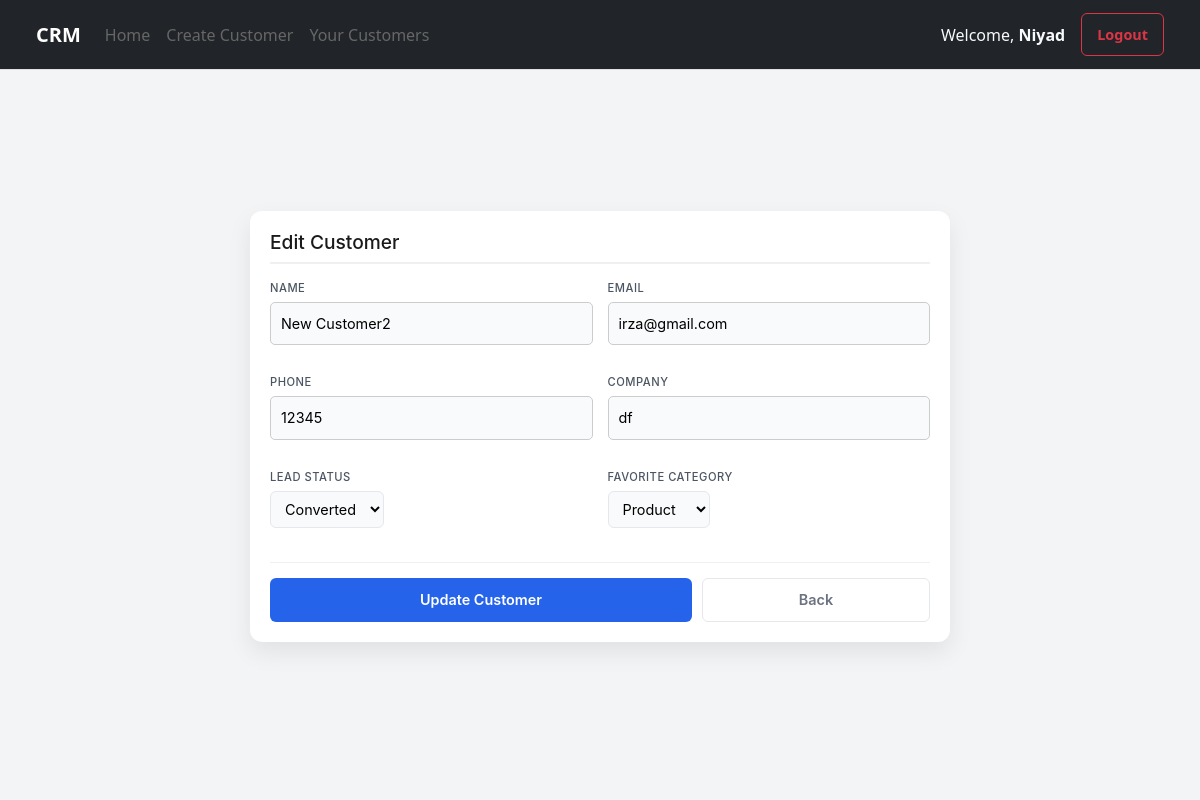
The app's page /edit-customer/3/ (signed in) with its own data.
### crm/models.py (models this page shows, shortened)
class Customer(models.Model):
    name =  models.CharField(max_length=100)
    email = models.EmailField(unique=True)
    phone = models.IntegerField()
    company = models.CharField(max_length=100, blank=True)
    lead_status = models.CharField(max_length=20, choices=LEAD_STATUS, default='new')
    favorite_category = models.CharField(max_length=50,choices=CATEGORY_CHOICES)
    assigned_user = models.ForeignKey(User, on_delete=models.CASCADE, related_name='customers',blank=True,null=True)
    created_at = models.DateTimeField(auto_now_add=True)

### crm/views.py (the view, shortened to what this page needs)
# urls.py: path('edit-customer/<id>/',edit_customer,name="edit-customer"),
def edit_customer(request,id):
    data = get_object_or_404(Customer,id=id)
    form = CustomerForm(instance=data)
    if not request.user.is_active:
        return redirect('login')
    if not request.user.is_superuser:
        if 'assigned_user' in form.fields:
            del form.fields['assigned_user']
    return render(request,'edit_customer.html',{'form':form})

### crm/forms.py
class CustomerForm(ModelForm):
    class Meta:
        model = Customer
        fields = ['name','email','phone','company','lead_status','favorite_category','assigned_user']

### templates/edit_customer.html (shortened to what this page needs)
{% extends 'base.html' %}
{% block navbar %}
    {% include 'navbar.html' %}
{% endblock navbar %}
{% block content %}
    <div class="crm-wrapper">
        <div class="crm-form-container">
            <h2>Edit Customer</h2>
            <form method="POST">
                <div class="crm-grid">
                    {% for field in form %}
                        <div class="form-group">
                            <label>{{ field.label }}</label>
                            {{ field }}
                        </div>
                    {% endfor %}
                </div>
                <div class="form-actions">
                    <button type="submit" class="btn btn-primary btn-save">Update Customer</button>
                    <a href="{% url 'customer-list' %}" class="btn btn-cancel btn-outline-danger">Back</a>
                </div>
            </form>
        </div>
    </div>
{% endblock content %}

### templates/navbar.html (shortened to what this page needs)
{% block navbar %}
<nav class="navbar navbar-expand-lg navbar-dark bg-dark px-4">
    <div class="container-fluid">
        <a class="navbar-brand fw-bold" href="/">CRM</a>
        <div class="collapse navbar-collapse" id="navbarNav">
            <ul class="navbar-nav me-auto mb-2 mb-lg-0">
                <li class="nav-item"><a class="nav-link" href="/">Home</a></li>
                {% if user.is_active %}
                    <li class="nav-item"><a class="nav-link" href="{% url 'create-customer' %}">Create Customer</a></li>
                    <li class="nav-item">
                        <a class="nav-link" href="{% url 'customer-list' %}">
                            {% if user.is_superuser %}All Customers{% else %}Your Customers{% endif %}
                        </a>
                    </li>
                {% endif %}
            </ul>
            <div class="d-flex align-items-center">
                {% if user.is_authenticated %}
                    <span class="navbar-text me-3 text-light">
                        Welcome, <strong>{{ user.username }}</strong>
                    </span>
                    <form action="{% url 'logout' %}" method="post" class="m-0">
                        <button type="submit" class="btn btn-outline-danger btn-sm">Logout</button>
                    </form>
                {% else %}
                    <a href="{% url 'login' %}" class="btn btn-primary btn-sm">Login</a>
                {% endif %}
            </div>
        </div>
    </div>
</nav>
{% endblock navbar %}

### static/css/login.css (style rules this page uses)
.form-group { margin-bottom: 1rem; }
.form-group label { display: block; margin-bottom: 5px; font-weight: 500; }
.form-group input { width: 100%; padding: 10px; border: 1px solid #ccc; border-radius: 5px; box-sizing: border-box; }
.form-group { margin-bottom: 1.2rem; }

### static/css/navbar.css (style rules this page uses)
.navbar { background-color: #ffffff; border-bottom: 1px solid #e0e0e0; padding: 0.8rem 2rem; position: sticky; top: 0; z-index: 1000; }
.nav-link { text-decoration: none; color: #666; font-weight: 500; transition: color 0.3s; }

### static/css/requests.css (style rules this page uses)
body { background-color: #f3f4f6; }

### static/css/create_customer.css (style rules this page uses)
.crm-wrapper { display: flex; align-items: center; justify-content: center; height: 89vh; background-color: #f3f4f6; overflow: hidden; }
.crm-form-container { width: 95%; max-width: 700px; padding: 1.25rem; background: #ffffff; border-radius: 12px; box-shadow: 0 10px 25px rgba(0, 0, 0, 0.08); font-family: 'Inter', system-ui, -apple-system, sans-serif; }
.crm-form-container h2 { margin-top: 0; margin-bottom: 1rem; color: #1a1a1a; font-size: 1.2rem; border-bottom: 2px solid #f0f0f0; padding-bottom: 0.5rem; }
.crm-grid { display: grid; grid-template-columns: 1fr 1fr; gap: 10px 15px; }
label { font-size: 0.7rem; font-weight: 700; color: #4b5563; margin-bottom: 3px; text-transform: uppercase; letter-spacing: 0.5px; }
input, select { padding: 8px 10px; border: 1px solid #e5e7eb; border-radius: 6px; font-size: 0.9rem; background-color: #f9fafb; }
.form-actions { margin-top: 15px; display: flex; gap: 10px; border-top: 1px solid #f0f0f0; padding-top: 15px; }
.btn { padding: 10px 15px; font-size: 0.9rem; border-radius: 6px; font-weight: 600; cursor: pointer; }
.btn-save { background: #2563eb; color: white; border: none; flex: 2; }
.btn-cancel { background: #fff; color: #6b7280; border: 1px solid #e5e7eb; flex: 1; text-decoration: none; text-align: center; }

### records on screen
Customer: form "New Customer2" "irza@gmail.com" "12345" "df" "Converted" "Product"

### other values on screen
{{ user.username }} "Niyad"
{{ field.label }} "NAME" "EMAIL" "PHONE" "COMPANY" "LEAD STATUS" "FAVORITE CATEGORY"
